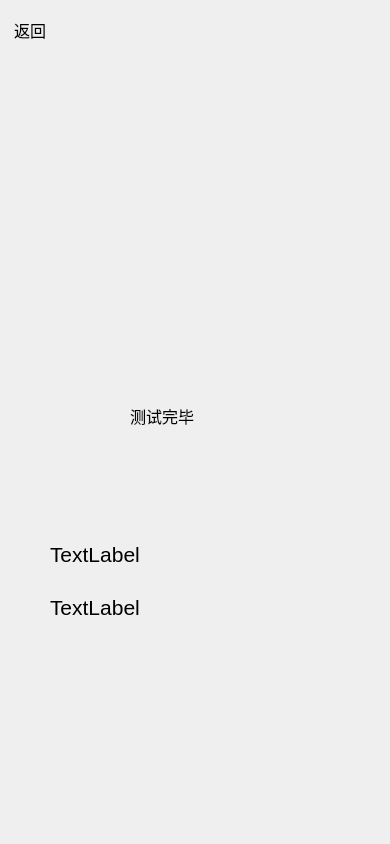
<?xml version="1.0" encoding="UTF-8"?>
<ui version="4.0">
 <class>CView</class>
 <widget class="QWidget" name="CView">
  <property name="geometry">
   <rect>
    <x>0</x>
    <y>0</y>
    <width>390</width>
    <height>844</height>
   </rect>
  </property>
  <property name="minimumSize">
   <size>
    <width>390</width>
    <height>844</height>
   </size>
  </property>
  <property name="maximumSize">
   <size>
    <width>390</width>
    <height>844</height>
   </size>
  </property>
  <property name="windowTitle">
   <string>视力测试</string>
  </property>
  <widget class="QToolButton" name="toolButton_5">
   <property name="geometry">
    <rect>
     <x>0</x>
     <y>0</y>
     <width>60</width>
     <height>60</height>
    </rect>
   </property>
   <property name="minimumSize">
    <size>
     <width>60</width>
     <height>60</height>
    </size>
   </property>
   <property name="maximumSize">
    <size>
     <width>60</width>
     <height>60</height>
    </size>
   </property>
   <property name="font">
    <font>
     <pointsize>12</pointsize>
    </font>
   </property>
   <property name="text">
    <string>返回</string>
   </property>
   <property name="autoRaise">
    <bool>true</bool>
   </property>
  </widget>
  <widget class="QWidget" name="jilu" native="true">
   <property name="geometry">
    <rect>
     <x>50</x>
     <y>530</y>
     <width>291</width>
     <height>101</height>
    </rect>
   </property>
   <layout class="QFormLayout" name="formLayout">
    <item row="0" column="0" colspan="2">
     <widget class="QLabel" name="log">
      <property name="minimumSize">
       <size>
        <width>0</width>
        <height>50</height>
       </size>
      </property>
      <property name="maximumSize">
       <size>
        <width>16777215</width>
        <height>50</height>
       </size>
      </property>
      <property name="font">
       <font>
        <pointsize>12</pointsize>
       </font>
      </property>
      <property name="text">
       <string>&lt;html&gt;&lt;head/&gt;&lt;body&gt;&lt;p&gt;&lt;span style=&quot; font-size:16pt;&quot;&gt;TextLabel&lt;/span&gt;&lt;/p&gt;&lt;/body&gt;&lt;/html&gt;</string>
      </property>
     </widget>
    </item>
    <item row="1" column="0" colspan="2">
     <widget class="QLabel" name="point">
      <property name="minimumSize">
       <size>
        <width>100</width>
        <height>50</height>
       </size>
      </property>
      <property name="maximumSize">
       <size>
        <width>16777215</width>
        <height>50</height>
       </size>
      </property>
      <property name="font">
       <font>
        <pointsize>12</pointsize>
       </font>
      </property>
      <property name="text">
       <string>&lt;html&gt;&lt;head/&gt;&lt;body&gt;&lt;p&gt;&lt;span style=&quot; font-size:16pt;&quot;&gt;TextLabel&lt;/span&gt;&lt;/p&gt;&lt;/body&gt;&lt;/html&gt;</string>
      </property>
     </widget>
    </item>
   </layout>
  </widget>
  <widget class="QLabel" name="fina">
   <property name="geometry">
    <rect>
     <x>130</x>
     <y>390</y>
     <width>111</width>
     <height>51</height>
    </rect>
   </property>
   <property name="font">
    <font>
     <pointsize>12</pointsize>
    </font>
   </property>
   <property name="text">
    <string>测试完毕</string>
   </property>
  </widget>
 </widget>
 <resources/>
 <connections/>
</ui>
